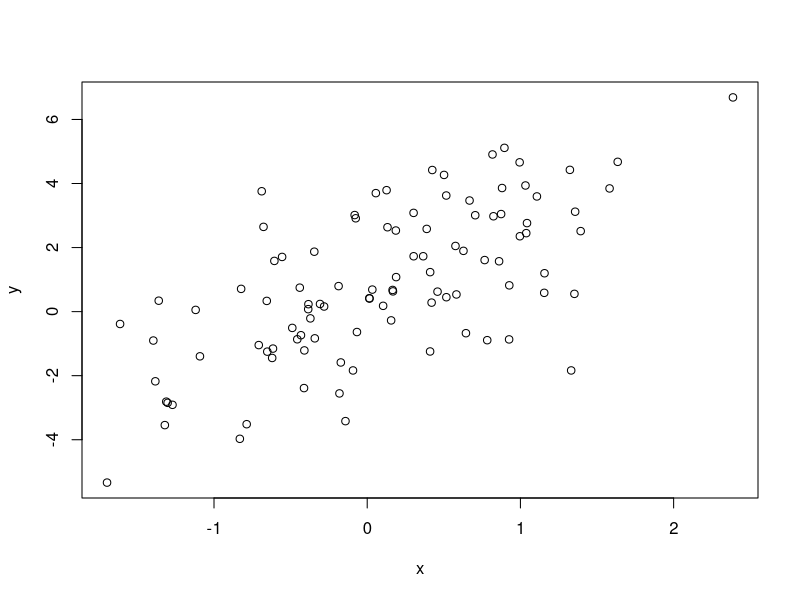

R code for this plot:
# str functin
# used to see inside a R object
str(ls)
x = 100
str(x)
y= 1:10
# summary is used to see some basic attributes
summary(ls())
summary(y)


# number simulations

# normal distribution
r = rnorm(10)
# density function for given mean and standard deviation
d = dnorm(10,1,1)
# qumulative distribution
q = qnorm(.5,1,1)
# quantile function
p = pnorm(1,2,1)

# linear simulation
# y = b0 + b1*x + e
x<- rnorm(100)
e<- rnorm(100,0,2)
y<- 0.5 + 2*x + e
plot(x,y)

# Random Sampling
sample(1:10,4)
sample(letters,5)
# permutation
sample(1:20)
sample(1:10,replace = T)
sample(1:100,10,replace = T)

# Profilers
# Time functions
Sys.time()
# profiler function
Rprof()
# DO NOT USE RPROF AND SYS.TIME() TOGETHER
summaryRprof()

# **************************

